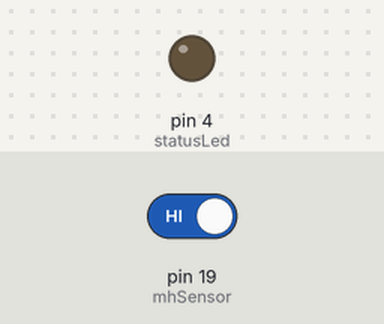
Simulated run of this sketch. Board: Arduino Uno, built with avr-gcc and run on an emulated ATmega328P. Parts: output pins drawn as LEDs (lit = HIGH). The test bench sets the inputs (shaded band); at power-on: pin 19 (mhSensor) HIGH.

Above: at 1.2 s.
1.3 s: pin 19 (mhSensor) driven LOW
At 2.5 s:
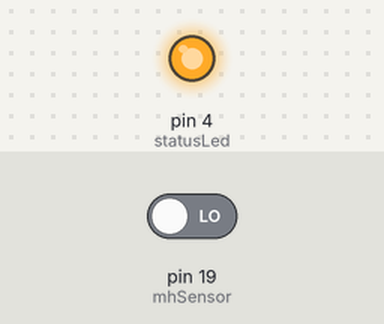
2.8 s: pin 19 (mhSensor) driven HIGH
At 3.7 s:
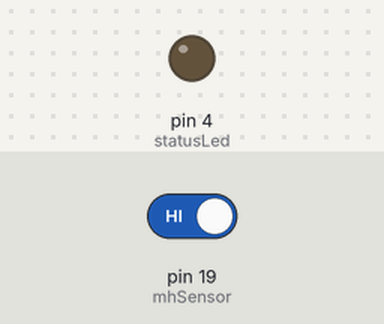
Timing chart, 0 to 5.8 s (numbered marks = the images above; inputs shaded):
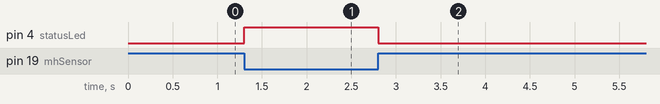

The sketch:

HallSensor.ino
```cpp
int statusLed = 4 ; // PIN für die LED zur anzeige des Sensor zustandes
int mhSensor = 19 ; // PIN für den Magnetischen Hall Sensors

void setup (){
  pinMode (statusLed, OUTPUT) ; // definieren des PIN's für die StatusLED als Ausgangssignal
  pinMode (mhSensor, INPUT) ;  // definieren des PIN's für den Sensor als Eingangssignal
}

void loop (){
int val = digitalRead (mhSensor) ; // Lesen des Zustandes des Sensors.
  if (val == LOW){ //Wenn dieser AN ist dann soll die StatusLed leuchten.
    digitalWrite (statusLed, HIGH);
  } else { //Wenn dieser AUS ist dann soll die StatusLed NICHT leuchten.
    digitalWrite (statusLed, LOW);
  }
}
```

Measured:
- after the input at 1.3 s, pin 4 (statusLed): LOW → HIGH at once
- after the input at 2.8 s, pin 4 (statusLed): HIGH → LOW at once
